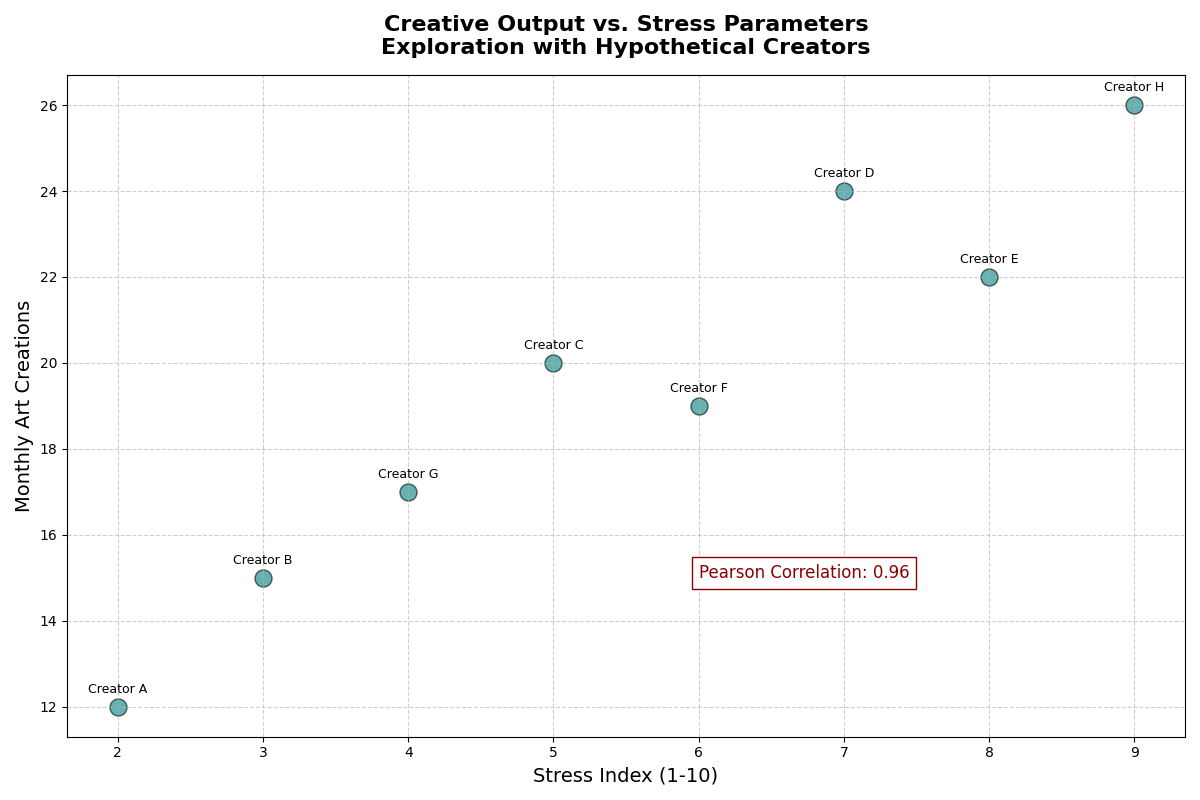

Write Python code to recreate this figure.
import matplotlib.pyplot as plt
import numpy as np
from scipy.stats import pearsonr

stress_levels = np.array([2, 3, 5, 7, 8, 6, 4, 9])
artworks_produced = np.array([12, 15, 20, 24, 22, 19, 17, 26])

corr_coefficient, _ = pearsonr(stress_levels, artworks_produced)
corr_text = f"Pearson Correlation: {corr_coefficient:.2f}"

plt.figure(figsize=(12, 8))
# Changed colors of the scatter plot
plt.scatter(stress_levels, artworks_produced, color='teal', s=150, alpha=0.6, edgecolor='black')

plt.title("Creative Output vs. Stress Parameters\nExploration with Hypothetical Creators", fontsize=16, fontweight='bold', pad=15)
plt.xlabel("Stress Index (1-10)", fontsize=14)
plt.ylabel("Monthly Art Creations", fontsize=14)

for i, txt in enumerate(['A', 'B', 'C', 'D', 'E', 'F', 'G', 'H']):
    plt.annotate(f"Creator {txt}", (stress_levels[i], artworks_produced[i]), textcoords="offset points", xytext=(0, 10), ha='center', fontsize=9)

plt.text(6, 15, corr_text, fontsize=12, color='darkred', bbox=dict(facecolor='white', edgecolor='darkred', pad=5.0))

plt.grid(True, linestyle='--', alpha=0.6)
plt.tight_layout()
plt.show()
